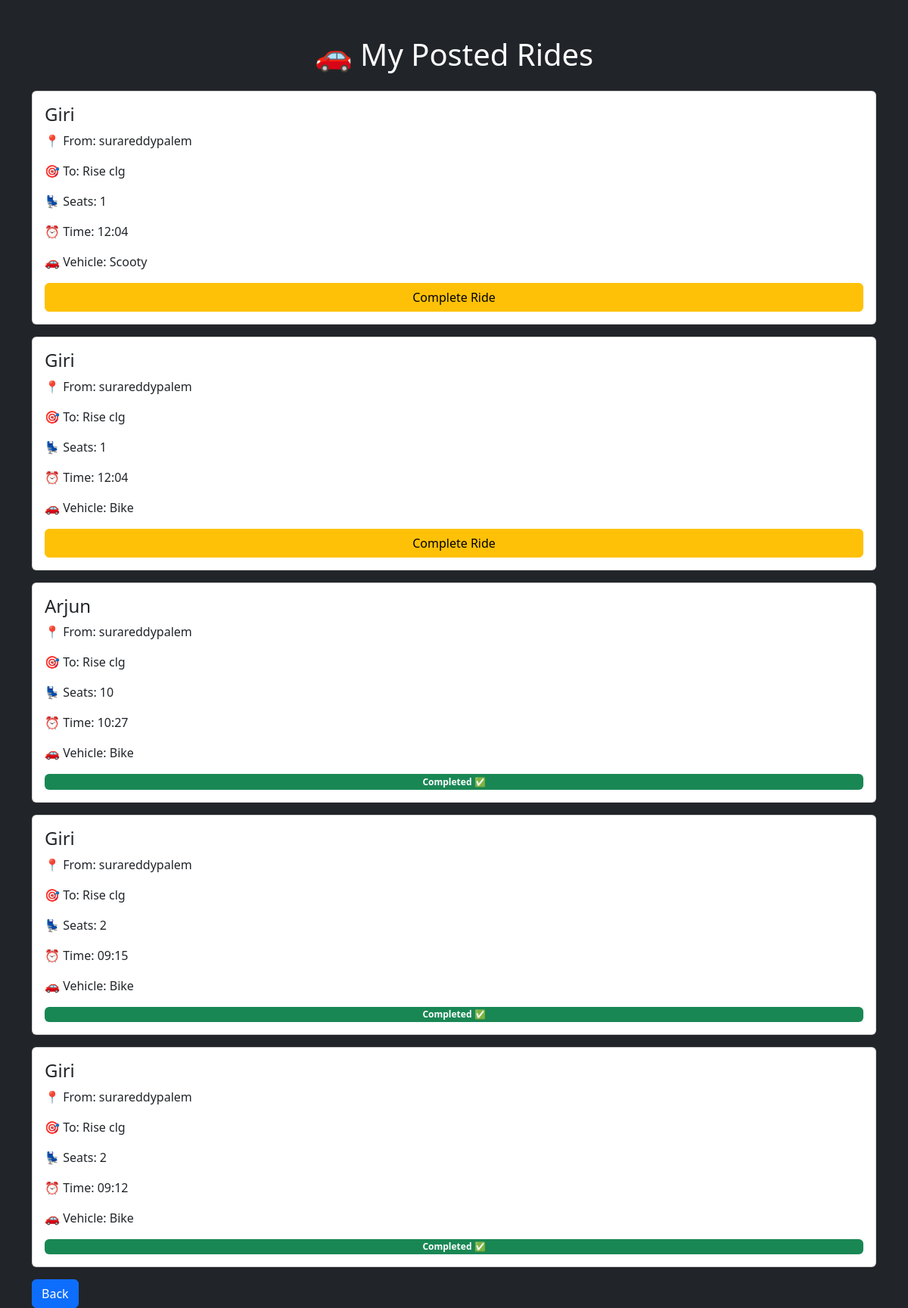
/myrides (signed in), run on the app's committed database.
### tables this page shows
CREATE TABLE rides (
    id INTEGER PRIMARY KEY AUTOINCREMENT,
    username TEXT,
    name TEXT,
    from_location TEXT,
    destination TEXT,
    seats INTEGER,
    time TEXT,
    vehicle TEXT,
    phone TEXT,
    rating INTEGER DEFAULT 0,
    completed INTEGER DEFAULT 0
);

### app.py (the view)
@app.route("/myrides")
def myrides():
    if "user" not in session:
        return redirect("/login")
    username = session["user"]
    conn = connect_db()
    cursor = conn.cursor()
    cursor.execute(
        "SELECT * FROM rides WHERE username=? ORDER BY id DESC",
        (username,)
    )
    rides = cursor.fetchall()
    conn.close()
    return render_template("myrides.html", rides=rides)

### app.py (called while the page is built)
def connect_db():
    return sqlite3.connect("rides.db")

### templates/myrides.html (shortened to what this page needs)
<!DOCTYPE html>
<html>
<head>
<link href="https://cdn.jsdelivr.net/npm/bootstrap@5.3.3/dist/css/bootstrap.min.css" rel="stylesheet">
</head>
<body class="bg-dark text-white">
<div class="container mt-5">
<h1 class="text-center mb-4">
🚗 My Posted Rides
</h1>
{% for ride in rides %}
<div class="card p-3 mb-3">
<h4>{{ ride[2] }}</h4>
<p>📍 From: {{ ride[3] }}</p>
<p>🎯 To: {{ ride[4] }}</p>
<p>💺 Seats: {{ ride[5] }}</p>
<p>⏰ Time: {{ ride[6] }}</p>
<p>🚗 Vehicle: {{ ride[7] }}</p>
{% if ride[10] == 1 %}
<span class="badge bg-success">
Completed ✅
</span>
{% else %}
<a href="/complete_ride/{{ ride[0] }}"
   class="btn btn-warning">
Complete Ride
</a>
{% endif %}
</div>
{% endfor %}
<a href="/profile"
   class="btn btn-primary">
Back
</a>
</div>
</body>
</html>

### data on the page
rides: name "Giri", from_location "surareddypalem", destination "Rise clg", seats "1", time "12:04", vehicle "Scooty"
rides: name "Giri", from_location "surareddypalem", destination "Rise clg", seats "1", time "12:04", vehicle "Bike"
rides: name "Arjun", from_location "surareddypalem", destination "Rise clg", seats "10", time "10:27", vehicle "Bike", completed "Completed ✅"
rides: name "Giri", from_location "surareddypalem", destination "Rise clg", seats "2", time "09:15", vehicle "Bike", completed "Completed ✅"
rides: name "Giri", from_location "surareddypalem", destination "Rise clg", seats "2", time "09:12", vehicle "Bike", completed "Completed ✅"
